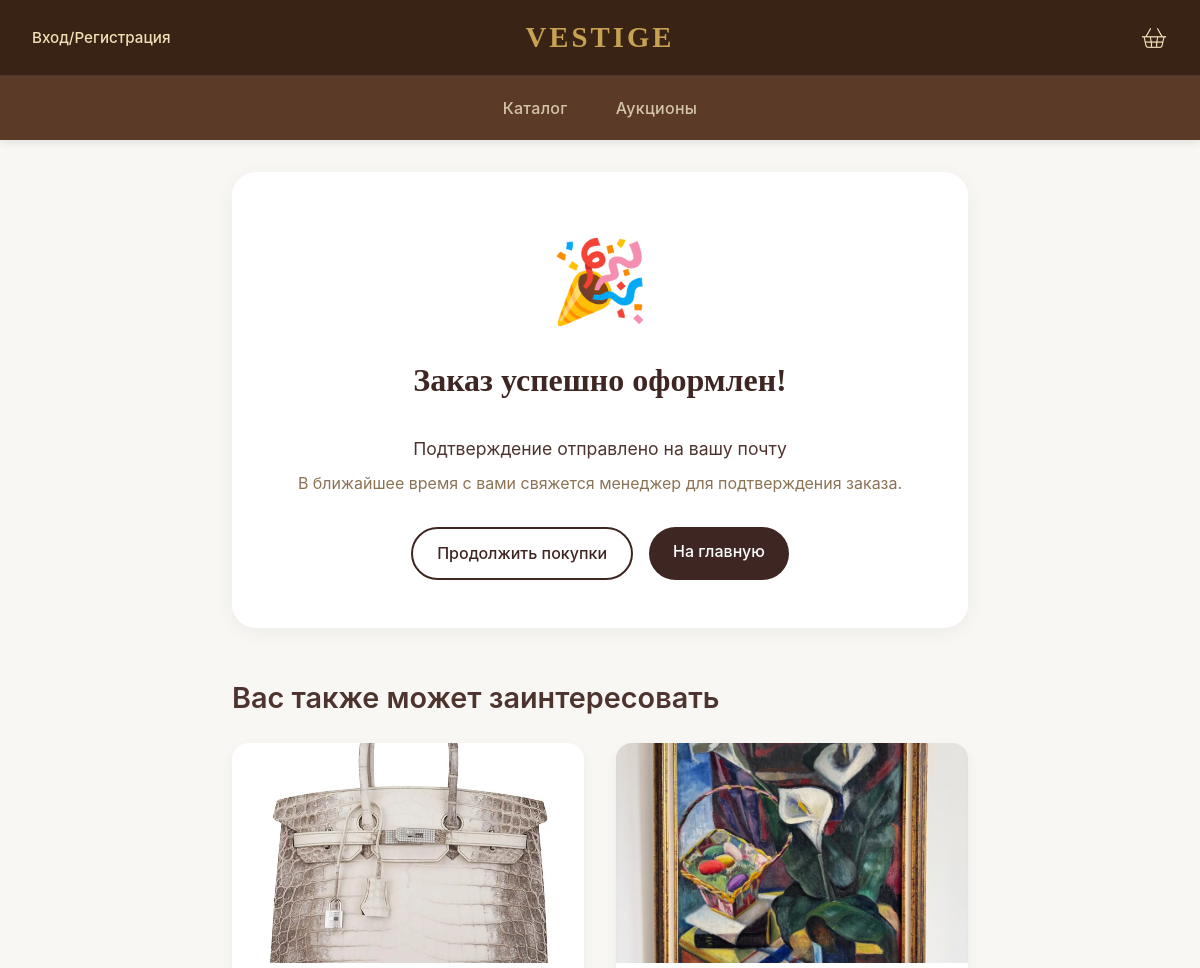
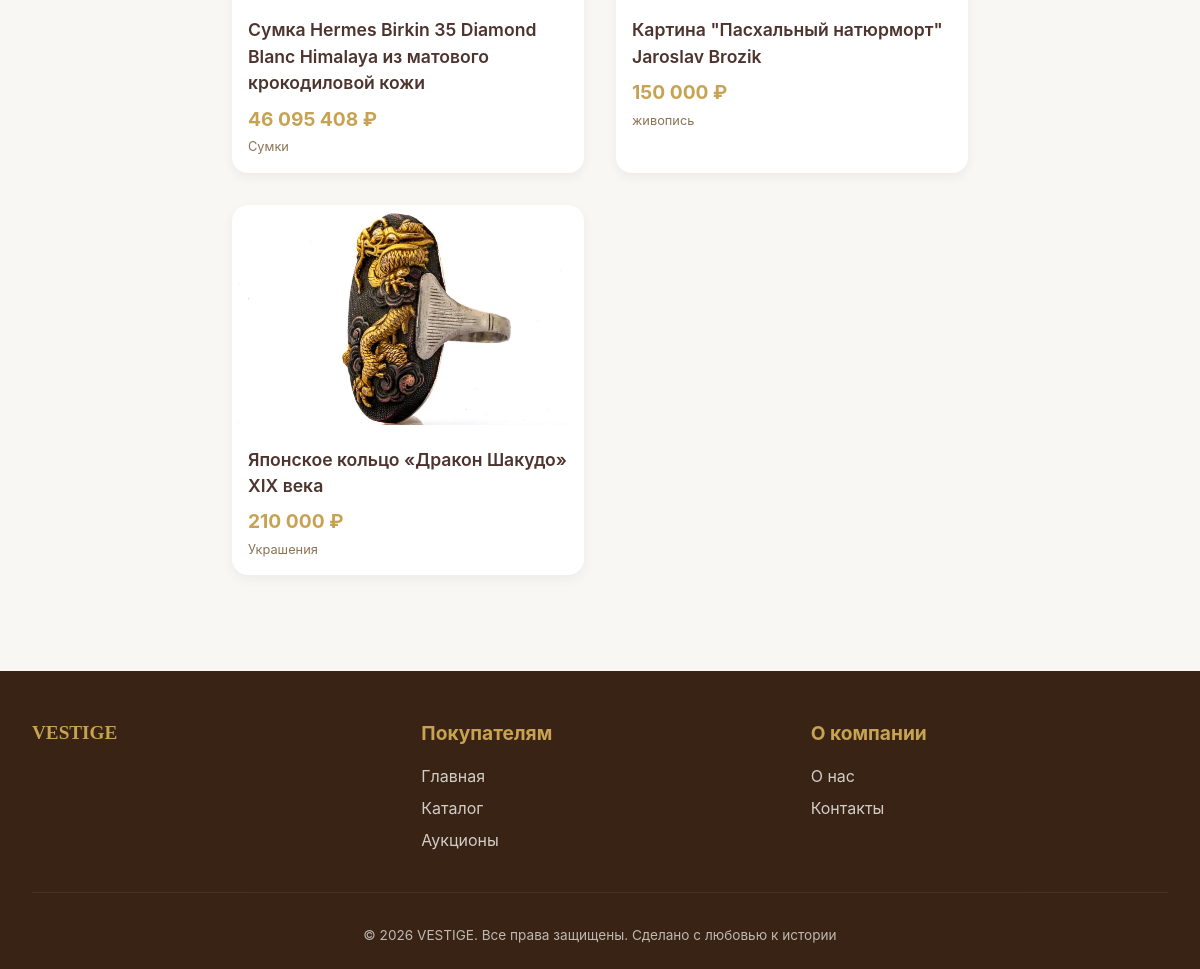
/order-success/7/, run on an earlier commit of the app's database (2 pictures, top to bottom).
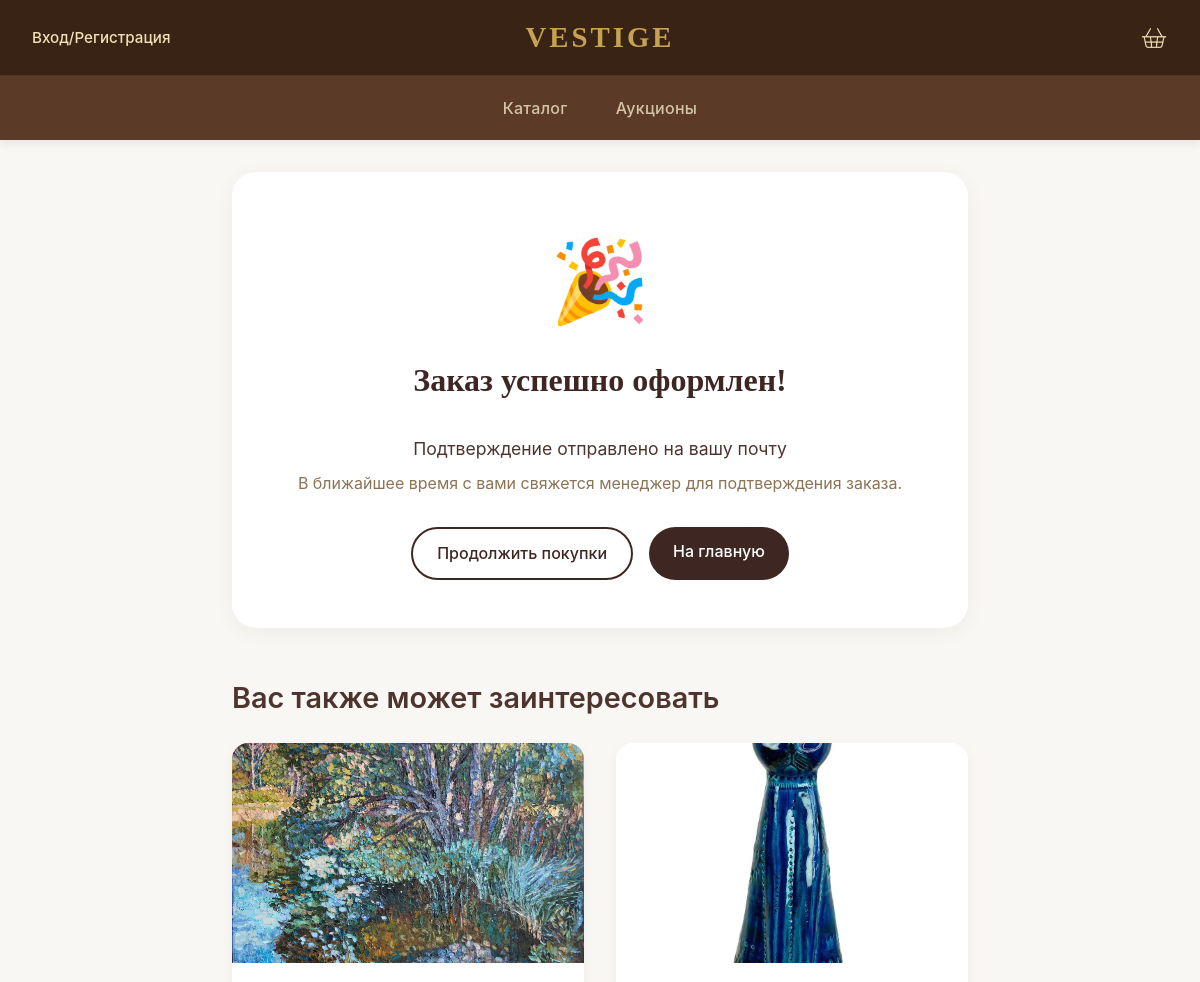
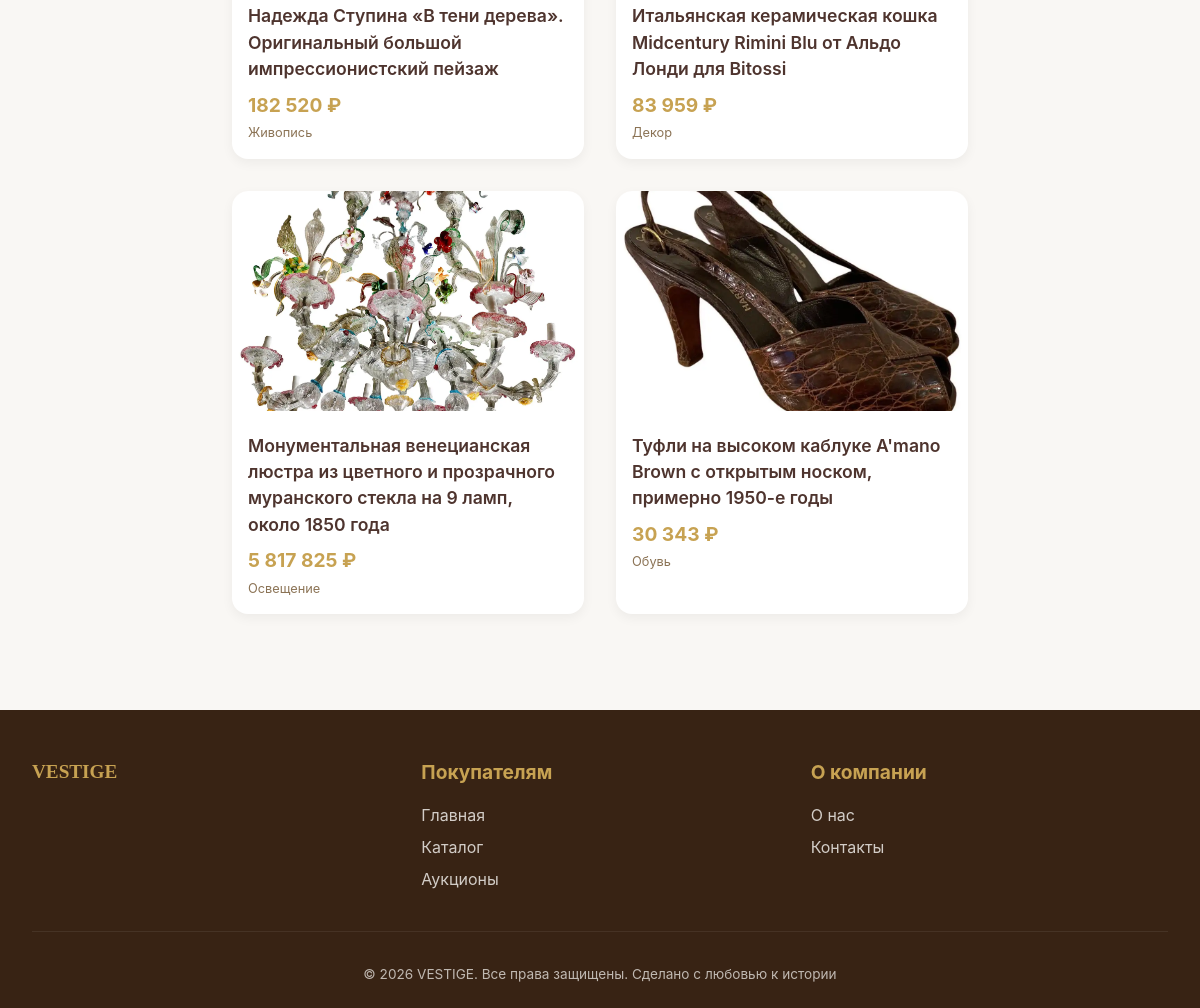
And on a later commit of the database (2 pictures, top to bottom).
### core/models.py (models this page shows, shortened)
class AntiqueItem(models.Model):
    class ConditionChoices(models.TextChoices):
        EXCELLENT = 'excellent', 'Отличное'
        GOOD = 'good', 'Хорошее'
        RESTORED = 'restored', 'С реставрацией'
    name = models.TextField(verbose_name='Название')
    description = models.TextField(verbose_name='Описание')
    price = models.DecimalField(max_digits=10, decimal_places=2, verbose_name='Цена')
    category = models.ForeignKey(
        Category,
        on_delete=models.CASCADE,
        related_name='items',
        verbose_name='Категория'
    )
    additional_categories = models.ManyToManyField(
        Category,
        blank=True,
        related_name='additional_items',
        verbose_name='Дополнительные категории'
    )
    era = models.CharField(max_length=100, blank=True, verbose_name='Эпоха')
    condition = models.CharField(
        max_length=20,
        choices=ConditionChoices.choices,
        default=ConditionChoices.GOOD,
        verbose_name='Состояние'
    )
    stock = models.PositiveIntegerField(default=0, verbose_name='Остаток')
    image = models.ImageField(upload_to='items/', blank=True, null=True, verbose_name='Изображение')
    certificate_pdf = models.FileField(
        upload_to='certificates/',
        blank=True,
        null=True,
        verbose_name='Сертификат (PDF)'
    )
    video_review_url = models.URLField(blank=True, null=True, verbose_name='Ссылка на видеообзор')
    created_at = models.DateTimeField(auto_now_add=True, verbose_name='Дата создания')
    updated_at = models.DateTimeField(auto_now=True, verbose_name='Дата обновления')
    objects = models.Manager()
    available = AvailableItemManager()
    history = HistoricalRecords(verbose_name='История изменений')
    class Meta:
        verbose_name = 'Антикварный предмет'
        verbose_name_plural = 'Антикварные предметы'
        ordering = ['-created_at']

class Category(models.Model):
    name = models.CharField(max_length=100, unique=True, verbose_name='Название')
    slug = models.SlugField(max_length=120, unique=True, verbose_name='Слаг')
    class Meta:
        verbose_name = 'Категория'
        verbose_name_plural = 'Категории'
        ordering = ['name']

### core/views.py (the view)
# urls.py: path('order-success/<int:order_id>/', views.order_success_view, name='order_success'),
def order_success_view(request, order_id):
    return render(request, 'core/order_success.html', {'order_id': order_id})

### core/context_processors.py (called while the page is built)
def user_context(request):
    return {
        'session_user': {
            'id': request.session.get('user_id'),
            'email': request.session.get('user_email'),
            'name': request.session.get('user_name'),
            'is_authenticated': request.session.get('user_id') is not None,
        }
    }

### core/managers.py (called while the page is built)
    def in_stock(self):
        return self.filter(stock__gt=0).order_by('-created_at')

### core/templatetags/custom_tags.py (called while the page is built)
@register.filter
def currency(value):
    if value is None:
        return "0 ₽"
    try:
        return f"{float(value):,.0f} ₽".replace(",", " ")
    except (ValueError, TypeError):
        return f"{value} ₽"

@register.simple_tag
def get_new_items(limit=3):
    return AntiqueItem.available.in_stock()[:limit]

### core/templates/core/order_success.html (shortened to what this page needs)
{% extends 'core/base.html' %}
{% load custom_tags %}
{% block content %}
<div class="container" style="max-width: 800px; margin: 0 auto;">
    <div style="background: white; border-radius: 24px; padding: 3rem; box-shadow: 0 4px 20px rgba(0,0,0,0.05); text-align: center;">
        <div style="font-size: 5rem; margin-bottom: 1rem;">🎉</div>
        <h1 style="font-family: 'Georgia', 'Times New Roman', serif; font-size: 2rem; color: #3E2723; margin-bottom: 1rem;">
            Заказ успешно оформлен!
        </h1>
        <div style="margin: 2rem 0;">
            <p style="font-size: 1.1rem; color: #4E342E; margin-bottom: 0.5rem;">
                Подтверждение отправлено на вашу почту
            </p>
            <p style="font-size: 1rem; color: #8B7355;">
                В ближайшее время с вами свяжется менеджер для подтверждения заказа.
            </p>
        </div>
        <div style="display: flex; gap: 1rem; justify-content: center; flex-wrap: wrap; margin-top: 2rem;">
            <a href="{% url 'core:catalog' %}" class="btn btn-secondary" style="display: inline-block; padding: 0.8rem 1.5rem; text-decoration: none; border: 2px solid #3E2723; border-radius: 40px; color: #3E2723; font-weight: 500; transition: all 0.3s;">
                Продолжить покупки
            </a>
            <a href="{% url 'core:home' %}" class="btn btn-primary" style="display: inline-block; background: #3E2723; color: white; padding: 0.8rem 1.5rem; text-decoration: none; border-radius: 40px; font-weight: 500; transition: all 0.3s;">
                На главную
            </a>
        </div>
    </div>
    <div style="margin-top: 3rem;">
        <h2 class="section-title">Вас также может заинтересовать</h2>
        <div class="items-scroll">
            {% get_new_items 4 as recommended_items %}
            {% for item in recommended_items %}
                <a href="{% url 'core:item_detail' item.id %}" class="product-card">
                    {% if item.image %}
                        <img src="{{ item.image.url }}" class="product-image" alt="{{ item.name }}">
                    {% else %}
                        <div class="product-image" style="background: #e0d8cc; display: flex; align-items: center; justify-content: center;">📷</div>
                    {% endif %}
                    <div class="product-info">
                        <div class="product-title">{{ item.name }}</div>
                        <div class="product-price">{{ item.price|currency }}</div>
                        <div class="product-category">{{ item.category.name }}</div>
                    </div>
                </a>
            {% empty %}
                <div class="empty-message">Товаров пока нет</div>
            {% endfor %}
        </div>
    </div>
</div>
{% endblock %}

What changed in the data, as far as the page shows it:
no longer on this page (row edited): AntiqueItem: image (picture), name "Сумка Hermes Birkin 35 Diamond Blanc Himalaya из матового крокодиловой кожи", price "46 095 408 ₽", category.name "Сумки"
no longer on this page (row unchanged): AntiqueItem: image (picture), name "Картина \"Пасхальный натюрморт\" Jaroslav Brozik", price "150 000 ₽", category.name "живопись"
no longer on this page (row unchanged): AntiqueItem: image (picture), name "Японское кольцо «Дракон Шакудо» XIX века", price "210 000 ₽", category.name "Украшения"
added AntiqueItem: image (picture), name "Надежда Ступина «В тени дерева». Оригинальный большой импрессионистский пейзаж", price "182 520 ₽", category.name "Живопись"
added AntiqueItem: image (picture), name "Итальянская керамическая кошка Midcentury Rimini Blu от Альдо Лонди для Bitossi", price "83 959 ₽", category.name "Декор"
added AntiqueItem: image (picture), name "Монументальная венецианская люстра из цветного и прозрачного муранского стекла на 9 ламп, около 1850 года", price "5 817 825 ₽", category.name "Освещение"
added AntiqueItem: image (picture), name "Туфли на высоком каблуке A'mano Brown с открытым носком, примерно 1950-е годы", price "30 343 ₽", category.name "Обувь"
